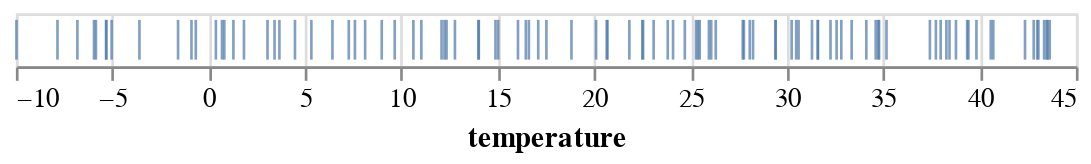

The cell this chart's notebook holds for it:
### Code cell
base = alt.Chart(df)
tick = base.mark_tick().encode(
 x=alt.X(field='temperature', type='quantitative', scale=alt.Scale(type='linear'))
)
display_chart(tick)

### Figure 1 — Vega-Lite specification as saved in the notebook (floating-point values rounded to 4 significant figures)
{"config": {"view": {"continuousWidth": 400, "continuousHeight": 300}}, "data": {"name": "data-80b0e930866eee6a77413fd6e0890a78"}, "mark": "tick", "encoding": {"x": {"field": "temperature", "scale": {"type": "linear"}, "type": "quantitative"}}, "$schema": "https://vega.github.io/schema/vega-lite/v4.17.0.json", "datasets": {"data-80b0e930866eee6a77413fd6e0890a78": [{"temperature": 39.36, "wind": 11.56, "precipitation": 88.42, "condition": "fog"}, {"temperature": -5.947, "wind": 86.91, "precipitation": 70.56, "condition": "rain"}, {"temperature": 32.83, "wind": 97.66, "precipitation": 82.66, "condition": "sun"}, {"temperature": 17.53, "wind": 65.53, "precipitation": 53.86, "condition": "snow"}, {"temperature": -6.809, "wind": 37.03, "precipitation": 93.87, "condition": "drizzle"}, {"temperature": 42.36, "wind": 72.01, "precipitation": 40.66, "condition": "sun"}, {"temperature": 12.24, "wind": 24.36, "precipitation": 83.89, "condition": "sun"}, {"temperature": 42.81, "wind": 29.81, "precipitation": 71.55, "condition": "sun"}, {"temperature": 22.54, "wind": 96.88, "precipitation": 57.21, "condition": "rain"}, {"temperature": 22.5, "wind": 73.46, "precipitation": 18.48, "condition": "fog"}, {"temperature": 20.7, "wind": 78.81, "precipitation": 82.06, "condition": "drizzle"}, {"temperature": 25.29, "wind": 80.31, "precipitation": 22.37, "condition": "sun"}, {"temperature": 38.28, "wind": 67.47, "precipitation": 20.74, "condition": "snow"}, {"temperature": 3.673, "wind": 1.012, "precipitation": 18.16, "condition": "fog"}, {"temperature": 43.06, "wind": 60.68, "precipitation": 57.77, "condition": "drizzle"}, {"temperature": 32.27, "wind": 51.25, "precipitation": 82.37, "condition": "sun"}, {"temperature": 20.65, "wind": 17.36, "precipitation": 61.86, "condition": "snow"}, {"temperature": 7.592, "wind": 56.88, "precipitation": 63.84, "condition": "drizzle"}, {"temperature": 34.13, "wind": 53.5, "precipitation": 39.9, "condition": "drizzle"}, {"temperature": 43.35, "wind": 25.61, "precipitation": 80.37, "condition": "sun"}, {"temperature": -0.6671, "wind": 85.49, "precipitation": 74.2, "condition": "fog"}, {"temperature": 27.72, "wind": 92.4, "precipitation": 35.46, "condition": "sun"}, {"temperature": 42.99, "wind": 4.767, "precipitation": 78.85, "condition": "drizzle"}, {"temperature": 12.78, "wind": 70.43, "precipitation": 32.2, "condition": "rain"}, {"temperature": 12.35, "wind": 96.38, "precipitation": 58.32, "condition": "drizzle"}, {"temperature": 16.62, "wind": 79.43, "precipitation": 13.0, "condition": "drizzle"}, {"temperature": 37.42, "wind": 61.35, "precipitation": 43.78, "condition": "rain"}, {"temperature": 4.48, "wind": 49.78, "precipitation": 50.7, "condition": "drizzle"}, {"temperature": 24.1, "wind": 8.979, "precipitation": 30.64, "condition": "sun"}, {"temperature": -5.322, "wind": 61.19, "precipitation": 31.59, "condition": "snow"}, {"temperature": 9.657, "wind": 2.137, "precipitation": 57.55, "condition": "rain"}, {"temperature": 23.09, "wind": 16.85, "precipitation": 49.38, "condition": "snow"}, {"temperature": -0.8911, "wind": 67.44, "precipitation": 44.01, "condition": "drizzle"}, {"temperature": 38.78, "wind": 19.35, "precipitation": 18.48, "condition": "snow"}, {"temperature": 3.421, "wind": 27.41, "precipitation": 32.85, "condition": "fog"}, {"temperature": -5.033, "wind": 94.26, "precipitation": 43.46, "condition": "fog"}, {"temperature": -9.971, "wind": 93.98, "precipitation": 74.78, "condition": "sun"}, {"temperature": 14.88, "wind": 24.79, "precipitation": 51.2, "condition": "drizzle"}, {"temperature": 14.02, "wind": 91.63, "precipitation": 99.5, "condition": "sun"}, {"temperature": 31.31, "wind": 40.9, "precipitation": 74.89, "condition": "rain"}, {"temperature": 30.61, "wind": 42.06, "precipitation": 69.68, "condition": "snow"}, {"temperature": 34.75, "wind": 38.58, "precipitation": 67.83, "condition": "sun"}, {"temperature": 8.121, "wind": 98.8, "precipitation": 21.13, "condition": "drizzle"}, {"temperature": 21.83, "wind": 22.12, "precipitation": 79.23, "condition": "fog"}, {"temperature": 37.98, "wind": 3.931, "precipitation": 14.59, "condition": "rain"}, {"temperature": 25.96, "wind": 30.88, "precipitation": 81.57, "condition": "rain"}, {"temperature": 35.17, "wind": 31.08, "precipitation": 24.19, "condition": "rain"}, {"temperature": 33.36, "wind": 2.925, "precipitation": 12.16, "condition": "fog"}, {"temperature": -3.59, "wind": 86.99, "precipitation": 2.364, "condition": "drizzle"}, {"temperature": 43.53, "wind": 70.61, "precipitation": 66.95, "condition": "rain"}, {"temperature": 1.834, "wind": 75.07, "precipitation": 53.69, "condition": "sun"}, {"temperature": 43.48, "wind": 71.69, "precipitation": 31.73, "condition": "sun"}, {"temperature": 24.71, "wind": 68.3, "precipitation": 20.5, "condition": "snow"}, {"temperature": 16.05, "wind": 53.0, "precipitation": 11.69, "condition": "fog"}, {"temperature": 28.08, "wind": 24.84, "precipitation": 7.757, "condition": "fog"}, {"temperature": 26.31, "wind": 45.03, "precipitation": 31.41, "condition": "fog"}, {"temperature": 25.48, "wind": 87.22, "precipitation": 13.97, "condition": "snow"}, {"temperature": 11.04, "wind": 33.86, "precipitation": 38.97, "condition": "rain"}, {"temperature": 0.8142, "wind": 70.99, "precipitation": 19.27, "condition": "drizzle"}, {"temperature": 25.39, "wind": 68.95, "precipitation": 93.12, "condition": "fog"}, {"temperature": 27.77, "wind": 15.44, "precipitation": 5.294, "condition": "sun"}, {"temperature": 3.055, "wind": 86.43, "precipitation": 2.625, "condition": "rain"}, {"temperature": 39.42, "wind": 47.4, "precipitation": 41.73, "condition": "rain"}, {"temperature": 31.62, "wind": 31.29, "precipitation": 61.66, "condition": "snow"}, {"temperature": 37.73, "wind": 56.11, "precipitation": 81.92, "condition": "fog"}, {"temperature": 29.41, "wind": 46.76, "precipitation": 32.18, "condition": "snow"}, {"temperature": -5.305, "wind": 16.51, "precipitation": 40.73, "condition": "fog"}, {"temperature": 28.25, "wind": 74.65, "precipitation": 8.992, "condition": "drizzle"}, {"temperature": 40.71, "wind": 60.52, "precipitation": 5.486, "condition": "rain"}, {"temperature": 1.286, "wind": 47.74, "precipitation": 77.71, "condition": "drizzle"}, {"temperature": 14.0, "wind": 99.21, "precipitation": 14.9, "condition": "drizzle"}, {"temperature": 18.83, "wind": 96.75, "precipitation": 62.15, "condition": "rain"}, {"temperature": 17.1, "wind": 95.33, "precipitation": 1.769, "condition": "rain"}, {"temperature": 31.6, "wind": 80.13, "precipitation": 19.25, "condition": "drizzle"}, {"temperature": 7.272, "wind": 8.417, "precipitation": 24.49, "condition": "drizzle"}, {"temperature": 6.425, "wind": 39.27, "precipitation": 59.18, "condition": "sun"}, {"temperature": 0.3765, "wind": 94.78, "precipitation": 28.64, "condition": "fog"}, {"temperature": 29.42, "wind": 73.16, "precipitation": 36.38, "condition": "fog"}, {"temperature": 32.58, "wind": 23.57, "precipitation": 21.79, "condition": "sun"}, {"temperature": 40.58, "wind": 12.47, "precipitation": 33.05, "condition": "fog"}, {"temperature": 15.02, "wind": 23.52, "precipitation": 0.5866, "condition": "rain"}, {"temperature": -1.586, "wind": 58.71, "precipitation": 23.7, "condition": "fog"}, {"temperature": 39.84, "wind": 7.925, "precipitation": 73.28, "condition": "snow"}, {"temperature": 30.25, "wind": 53.6, "precipitation": 76.64, "condition": "sun"}, {"temperature": 12.09, "wind": 11.68, "precipitation": 21.31, "condition": "drizzle"}, {"temperature": 20.1, "wind": 35.51, "precipitation": 99.12, "condition": "snow"}, {"temperature": 34.61, "wind": 16.45, "precipitation": 76.58, "condition": "sun"}, {"temperature": 5.33, "wind": 11.49, "precipitation": 23.61, "condition": "rain"}, {"temperature": 10.62, "wind": 89.58, "precipitation": 17.9, "condition": "rain"}, {"temperature": 16.46, "wind": 82.14, "precipitation": 50.53, "condition": "drizzle"}, {"temperature": 30.49, "wind": 85.43, "precipitation": 99.73, "condition": "sun"}, {"temperature": -7.843, "wind": 20.1, "precipitation": 8.5, "condition": "drizzle"}, {"temperature": 23.82, "wind": 30.71, "precipitation": 91.23, "condition": "snow"}, {"temperature": 43.64, "wind": 28.82, "precipitation": 99.71, "condition": "fog"}, {"temperature": 8.982, "wind": 35.92, "precipitation": 91.12, "condition": "fog"}, {"temperature": 26.08, "wind": 63.54, "precipitation": 90.1, "condition": "sun"}, {"temperature": 38.44, "wind": 71.99, "precipitation": 21.22, "condition": "rain"}, {"temperature": 34.79, "wind": 89.27, "precipitation": 41.2, "condition": "sun"}, {"temperature": -5.848, "wind": 57.24, "precipitation": 64.23, "condition": "rain"}, {"temperature": 0.6933, "wind": 72.77, "precipitation": 62.22, "condition": "drizzle"}]}}
